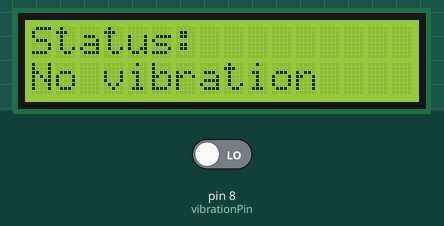
Recording of a sketch running on a simulated Arduino Uno, built with avr-gcc and run on an emulated ATmega328P. Shown: 16×2 character LCD. The test bench sets the inputs (shaded band); at power-on: pin 8 (vibrationPin) LOW.

Above: at 3.2 s.
3.3 s: pin 8 (vibrationPin) driven HIGH
At 4.5 s:
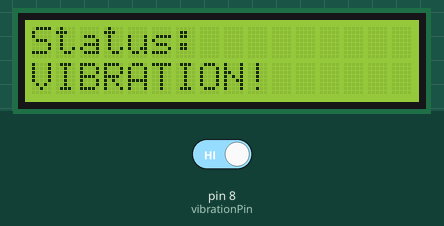
4.8 s: pin 8 (vibrationPin) driven LOW
At 6.0 s:
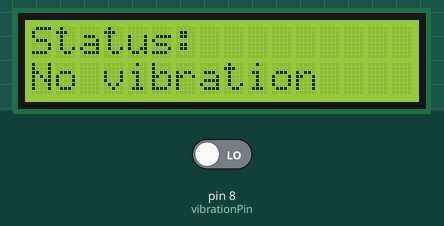
Timing chart, 0 to 7.8 s (numbered marks = the images above; inputs shaded):
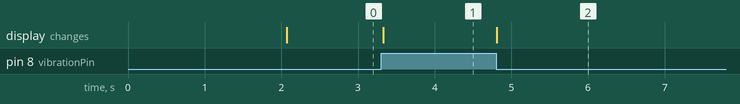

The sketch:

C_Vibration_Sensor.ino
```cpp
/*Vibration Switch is a tiny device made of: A small metal spring inside and a metal contact pin. When the switch is shaken or vibrated:the spring touches
the pin → circuit closes, when still → spring stays away → circuit open. So it's like a simple ON/OFF switch that closes only when shaken.
CIRCUIT - One leg - 5V, other leg - Pin 8, 10 Kohm resistor -> GND*/

#include <LiquidCrystal.h>
LiquidCrystal lcd(12, 11, 5, 4, 3, 2);
int vibrationPin = 8, vibrationState = 0;

void setup()
{
  pinMode(vibrationPin, INPUT);
  lcd.begin(16, 2);
  lcd.print("Vibration Sensor");
  delay(2000);
  lcd.clear();
}

void loop()
{
  vibrationState = digitalRead(vibrationPin);
  lcd.setCursor(0, 0);
  lcd.print("Status:          ");   // Clear line safely
  lcd.setCursor(0, 1);
  if (vibrationState == HIGH)
    lcd.print("VIBRATION!       ");
  else
    lcd.print("No vibration     ");

  delay(50); // Debouncing
}
```

Measured:
- after the input at 3.3 s, the display: changes at once (image 1)
- after the input at 4.8 s, the display: changes at once (image 2)
